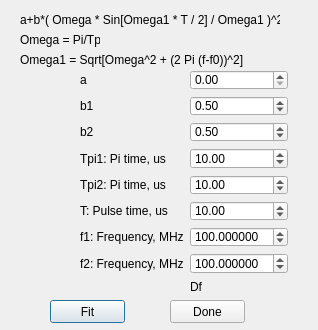
<?xml version="1.0" encoding="UTF-8"?>
<ui version="4.0">
 <class>AntiX_Dialog</class>
 <widget class="QDialog" name="AntiX_Dialog">
  <property name="geometry">
   <rect>
    <x>0</x>
    <y>0</y>
    <width>318</width>
    <height>330</height>
   </rect>
  </property>
  <property name="windowTitle">
   <string>Dialog</string>
  </property>
  <widget class="QWidget" name="formLayoutWidget">
   <property name="geometry">
    <rect>
     <x>80</x>
     <y>70</y>
     <width>208</width>
     <height>224</height>
    </rect>
   </property>
   <layout class="QFormLayout" name="formLayout">
    <item row="0" column="1">
     <widget class="QDoubleSpinBox" name="aSpinBox">
      <property name="maximum">
       <double>999.990000000000009</double>
      </property>
     </widget>
    </item>
    <item row="1" column="0">
     <widget class="QLabel" name="label_2">
      <property name="text">
       <string>b1</string>
      </property>
     </widget>
    </item>
    <item row="1" column="1">
     <widget class="QDoubleSpinBox" name="b1SpinBox">
      <property name="maximum">
       <double>99999.990000000005239</double>
      </property>
      <property name="value">
       <double>0.500000000000000</double>
      </property>
     </widget>
    </item>
    <item row="3" column="1">
     <widget class="QDoubleSpinBox" name="Tpi1SpinBox">
      <property name="maximum">
       <double>99999.990000000005239</double>
      </property>
      <property name="value">
       <double>10.000000000000000</double>
      </property>
     </widget>
    </item>
    <item row="5" column="0">
     <widget class="QLabel" name="label_4">
      <property name="text">
       <string>T: Pulse time, us</string>
      </property>
     </widget>
    </item>
    <item row="5" column="1">
     <widget class="QDoubleSpinBox" name="TSpinBox">
      <property name="maximum">
       <double>99999.990000000005239</double>
      </property>
      <property name="value">
       <double>10.000000000000000</double>
      </property>
     </widget>
    </item>
    <item row="6" column="0">
     <widget class="QLabel" name="label_5">
      <property name="text">
       <string>f1: Frequency, MHz</string>
      </property>
     </widget>
    </item>
    <item row="6" column="1">
     <widget class="QDoubleSpinBox" name="freq1SpinBox">
      <property name="decimals">
       <number>6</number>
      </property>
      <property name="maximum">
       <double>99999.990000000005239</double>
      </property>
      <property name="singleStep">
       <double>0.100000000000000</double>
      </property>
      <property name="value">
       <double>100.000000000000000</double>
      </property>
     </widget>
    </item>
    <item row="3" column="0">
     <widget class="QLabel" name="label_3">
      <property name="text">
       <string>Tpi1: Pi time, us</string>
      </property>
     </widget>
    </item>
    <item row="0" column="0">
     <widget class="QLabel" name="label">
      <property name="text">
       <string>a</string>
      </property>
     </widget>
    </item>
    <item row="2" column="0">
     <widget class="QLabel" name="label_6">
      <property name="text">
       <string>b2</string>
      </property>
     </widget>
    </item>
    <item row="2" column="1">
     <widget class="QDoubleSpinBox" name="b2SpinBox">
      <property name="maximum">
       <double>99999.990000000005239</double>
      </property>
      <property name="value">
       <double>0.500000000000000</double>
      </property>
     </widget>
    </item>
    <item row="4" column="0">
     <widget class="QLabel" name="label_7">
      <property name="text">
       <string>Tpi2: Pi time, us</string>
      </property>
     </widget>
    </item>
    <item row="4" column="1">
     <widget class="QDoubleSpinBox" name="Tpi2SpinBox">
      <property name="maximum">
       <double>99999.990000000005239</double>
      </property>
      <property name="value">
       <double>10.000000000000000</double>
      </property>
     </widget>
    </item>
    <item row="7" column="0">
     <widget class="QLabel" name="label_8">
      <property name="text">
       <string>f2: Frequency, MHz</string>
      </property>
     </widget>
    </item>
    <item row="7" column="1">
     <widget class="QDoubleSpinBox" name="freq2SpinBox">
      <property name="decimals">
       <number>6</number>
      </property>
      <property name="maximum">
       <double>99999.990000000005239</double>
      </property>
      <property name="singleStep">
       <double>0.100000000000000</double>
      </property>
      <property name="value">
       <double>100.000000000000000</double>
      </property>
     </widget>
    </item>
    <item row="8" column="1">
     <widget class="QLabel" name="Df_label">
      <property name="text">
       <string>Df</string>
      </property>
     </widget>
    </item>
   </layout>
  </widget>
  <widget class="QPushButton" name="fitButton">
   <property name="geometry">
    <rect>
     <x>50</x>
     <y>300</y>
     <width>75</width>
     <height>23</height>
    </rect>
   </property>
   <property name="text">
    <string>Fit</string>
   </property>
   <property name="shortcut">
    <string>Ctrl+F</string>
   </property>
  </widget>
  <widget class="QPushButton" name="doneButton">
   <property name="geometry">
    <rect>
     <x>170</x>
     <y>300</y>
     <width>75</width>
     <height>23</height>
    </rect>
   </property>
   <property name="text">
    <string>Done</string>
   </property>
  </widget>
  <widget class="QLabel" name="Formula">
   <property name="geometry">
    <rect>
     <x>20</x>
     <y>10</y>
     <width>260</width>
     <height>20</height>
    </rect>
   </property>
   <property name="text">
    <string>a+b*( Omega * Sin[Omega1 * T / 2] / Omega1 )^2</string>
   </property>
  </widget>
  <widget class="QLabel" name="FormulaOmega">
   <property name="geometry">
    <rect>
     <x>20</x>
     <y>30</y>
     <width>80</width>
     <height>20</height>
    </rect>
   </property>
   <property name="text">
    <string>Omega = Pi/Tpi</string>
   </property>
  </widget>
  <widget class="QLabel" name="FormulaOmega_2">
   <property name="geometry">
    <rect>
     <x>20</x>
     <y>50</y>
     <width>240</width>
     <height>20</height>
    </rect>
   </property>
   <property name="text">
    <string>Omega1 = Sqrt[Omega^2 + (2 Pi (f-f0))^2]</string>
   </property>
  </widget>
 </widget>
 <resources/>
 <connections>
  <connection>
   <sender>doneButton</sender>
   <signal>clicked()</signal>
   <receiver>AntiX_Dialog</receiver>
   <slot>close()</slot>
   <hints>
    <hint type="sourcelabel">
     <x>207</x>
     <y>201</y>
    </hint>
    <hint type="destinationlabel">
     <x>144</x>
     <y>125</y>
    </hint>
   </hints>
  </connection>
 </connections>
</ui>
